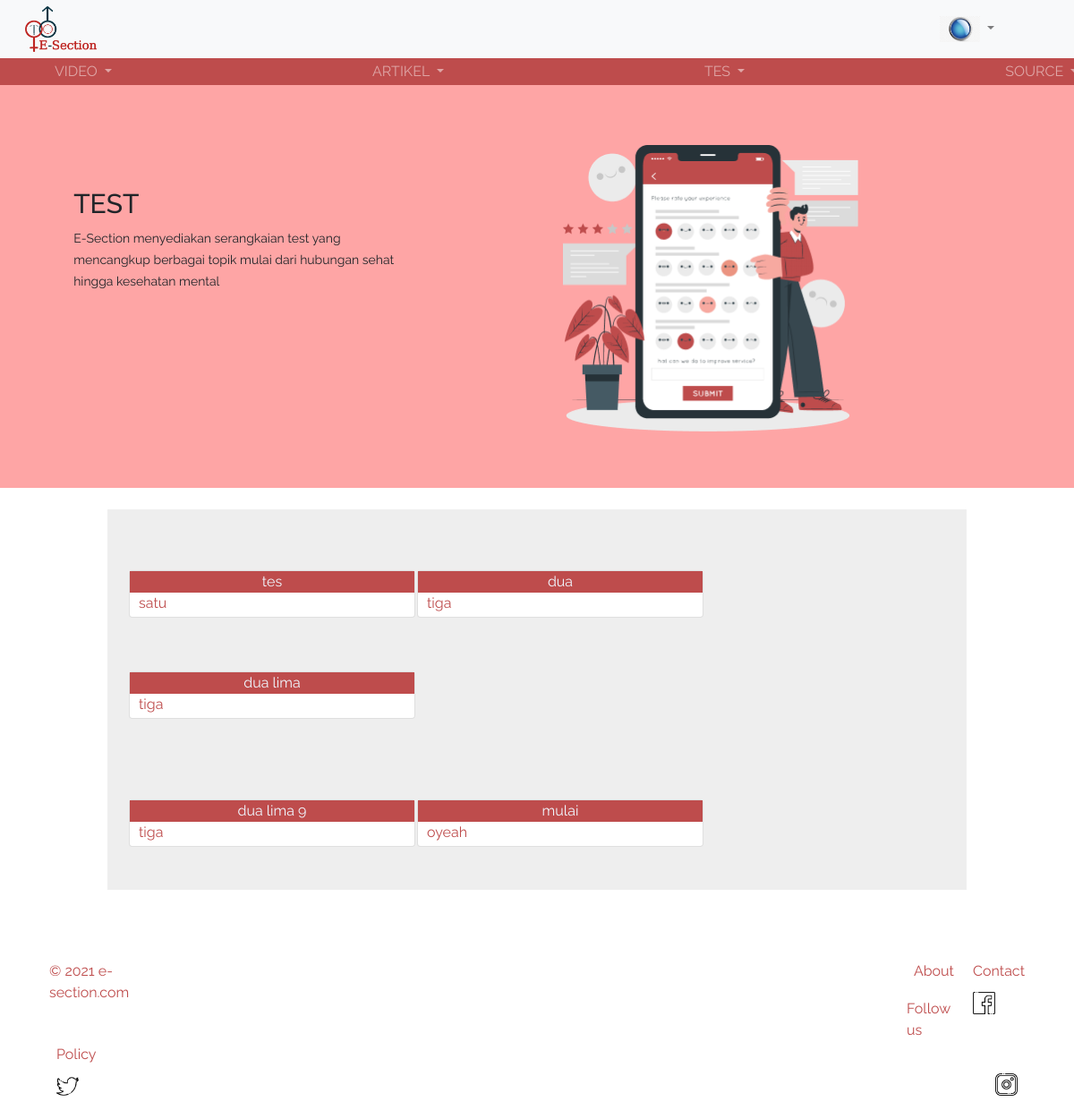
/public/C_User/list_test/3 (signed in), run on an earlier commit of the app's database.
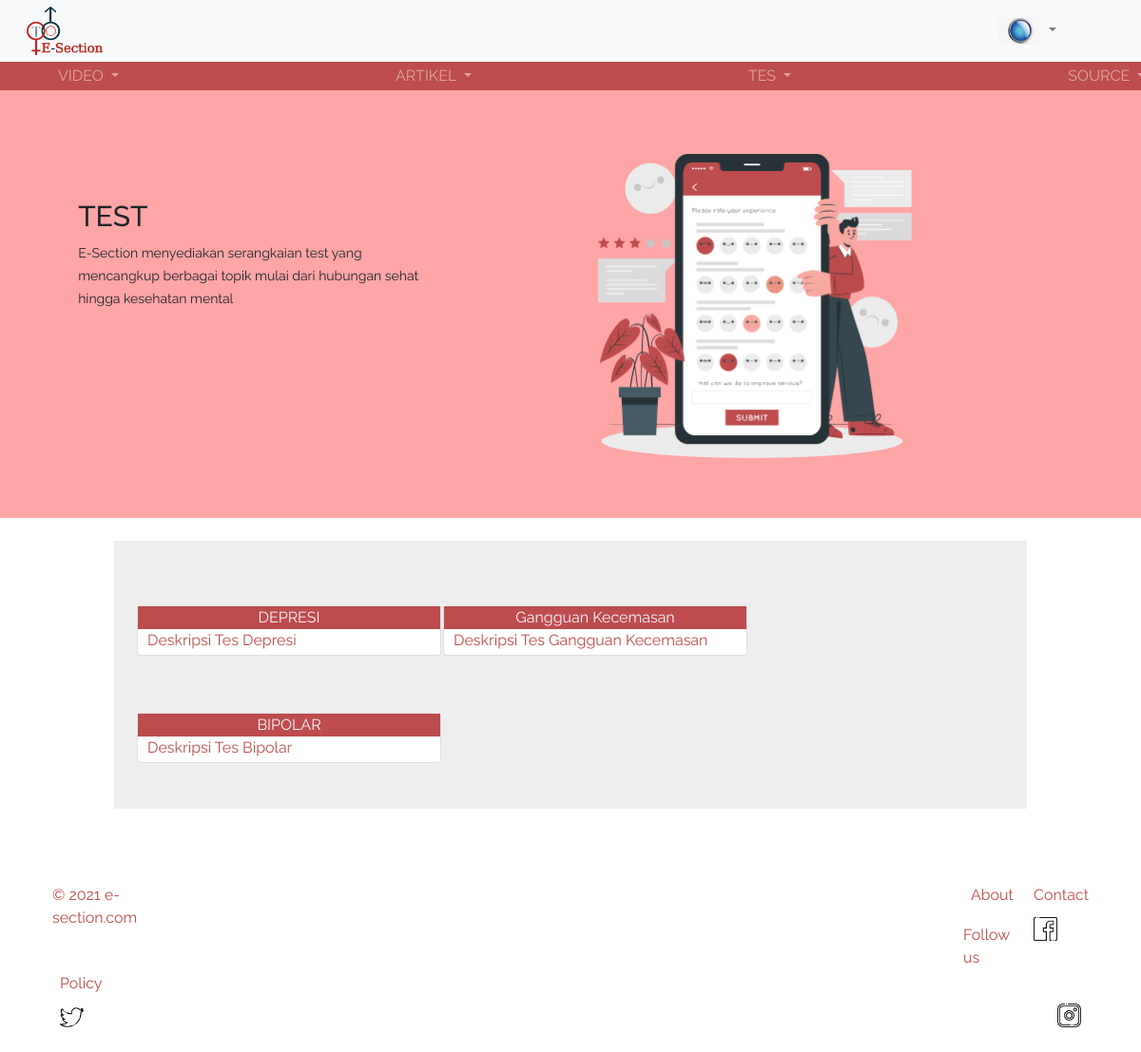
And on a later commit of the database.
### tables this page shows
CREATE TABLE `judul_soal` (
  `id_judul` int(11) NOT NULL,
  `id_role` int(3) NOT NULL,
  `judul` varchar(50) NOT NULL,
  `deskripsi` text NOT NULL,
  `label` varchar(100) NOT NULL
);

### app/core/Controller.php (called while the page is built, shortened)
<?php
class Controller {
	public function view ($nama_view, $data = [])
	{
		require_once '../app/views/' . $nama_view . '.php';
	}
}

### app/controllers/C_User.php (called while the page is built, shortened)
<?php
class C_User extends Controller{
    public function list_test($id){
		$data['id_role']=$id;
		$data['jum']= $this->model("M_User")->count_test($id);
		$ket = $this->model("M_User")->get_judul_byRole($data['id_role']);
		$data['isi'] = $ket;
		$this->view('admin/menu_test', $data);
	}
}
?>

### app/core/App.php (called while the page is built, shortened)
<?php
class App {
	protected $method = "index";
	protected $params = [];
	public function __construct()
	{
		$url = $this->parseURL();
		if ( file_exists('../app/controllers/' . $url[0] . '.php')) {
			unset($url[0]);
		}
		$this->controller = new $this->controller;
		if ( isset($url[1])) {
			if (method_exists($this->controller, $url[1])) {
				$this->method = $url[1];
				unset($url[1]);
			}
		}
		if ( !empty($url)) {
			$this->params = array_values($url);
		}
		call_user_func_array([$this->controller, $this->method], $this->params);
	}
	public function parseURL() {
		if (isset($_GET['url'])) {
			$url = rtrim($_GET['url'], '/');
			$url = filter_var($url, FILTER_SANITIZE_URL);
			$url = explode('/', $url);
			return $url;
		}
		else {
			$url = array("C_Auth","index");
			return $url;
		}
	}
}

### public/index.php (called while the page is built, shortened)
<?php
$app = new App;

### app/core/Database.php (called while the page is built, shortened)
<?php
class Database {
	private $host = DB_HOST;
	private $user = DB_USER;
	private $pass = DB_PASS;
	private $db_name = DB_NAME;
	private $koneksi;
	public function __construct(){
		$this->koneksi = mysqli_connect($this->host, $this->user, $this->pass, $this->db_name);
	}
	public function exec ($query){
		$this->data = mysqli_query($this->koneksi,$query);
		return $this->data;
	}
}

### app/models/M_User.php (called while the page is built, shortened)
<?php
class M_User{
	private $koneksi;
	public function __construct(){
		$this->koneksi = new Database;
	}
	public function get_judul_byRole($data){
		$que = "SELECT * FROM judul_soal WHERE id_role='$data'";
		$hasil = $this->koneksi->exec($que);
		return $hasil;
	}
}
?>

### app/views/admin/menu_test.php (the view, shortened to what this page needs)
<body style="font-family: 'Raleway', sans-serif;">
    <div class="d-flex p-2" style="height: 450px;	background-color: #FEA5A5; margin: 0px; align-items: left;">
        <div class="container" style="margin-top: 9%; margin-left: 5%; height: 300px; width: 400px; float: left;">
            <h1 style="text-align: left; font-size: 30px;">TEST
            </h1>
            <p1 style="font-size: 14px; align-items: left;">
                E-Section menyediakan serangkaian test yang
                mencangkup berbagai topik mulai dari hubungan
                sehat hingga kesehatan mental
            </p1>
        </div>
        <div class="container" style="margin-top: 5%;margin-right: 15%; height: 300px; width: 400px; float: right;">
            <img src="<?=BASEURL?>/img/A4.png" style="width: auto; height: 320px;">
        </div>
    </div>
    <br>
    <div class="d-flex p-2"
        style="background-color: #EEEEEE; align-items: left; margin-left: 10%; margin-right:  10%; margin-bottom: 5%;">
        <div class="container">
        <?php $num = $data['jum'];
                $i = 1;
                foreach($data['isi'] as $row): ?>
                    <?php if($i%3 == 1):?>
                        <div class="row">
                            <div class="card" style="width: 20rem; margin: 30px 1px 30px 1px;">
                                <a href="<?= BASEURL?>/C_User/mengtes/<?= $row['judul']?>/<?= $row['id_judul']?>" style="background-color: #BE4C4C; color: aliceblue; text-align: center;">
                                    <?= $row['judul']?>
                                </a>
                                <p2 class="isi">
                                    <?= $row['deskripsi']?>
                                </p2>
                            </div>
                    <?php elseif($i%3==2):?>
                            <div class="card" style="width: 20rem; margin: 30px 1px 30px 1px;">
                                <a href="<?= BASEURL?>/C_User/mengtes/<?= $row['id_judul']?>" style="background-color: #BE4C4C; color: aliceblue; text-align: center;">
                                    <?= $row['judul']?>
                                </a>
                                <p2 class="isi">
                                    <?= $row['deskripsi']?>
                                </p2>
                            </div>
                        <?php if($i==$num):?>
                                </div>
                        <?php endif;?>
                    <?php elseif($i%3==0 || $i==$num):?>
                            <div class="card" style="width: 20rem; margin: 30px 1px 30px 1px;">
                                <a href="<?= BASEURL?>/C_User/mengtes/<?= $row['id_judul']?>" style="background-color: #BE4C4C; color: aliceblue; text-align: center;">
                                    <?= $row['judul']?>
                                </a>
                                <p2 class="isi">
                                    <?= $row['deskripsi']?>
                                </p2>
                            </div>
                        </div>
                    <?php endif;?>
                <?php $i+=1;
                    endforeach;?>
        </div>
    </div>
</body>
</html>

What changed in the data, as far as the page shows it:
removed judul_soal: judul "tes", deskripsi "satu"
removed judul_soal: judul "dua", deskripsi "tiga"
removed judul_soal: judul "dua lima", deskripsi "tiga"
removed judul_soal: judul "dua lima 9", deskripsi "tiga"
removed judul_soal: judul "mulai", deskripsi "oyeah"
added judul_soal: judul "DEPRESI", deskripsi "Deskripsi Tes Depresi"
added judul_soal: judul "Gangguan Kecemasan", deskripsi "Deskripsi Tes Gangguan Kecemasan"
added judul_soal: judul "BIPOLAR", deskripsi "Deskripsi Tes Bipolar"
